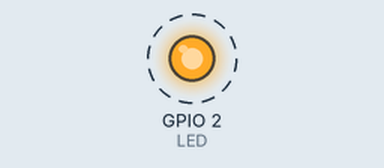
This sketch was run on a simulated ESP32. On the bench: output pins drawn as LEDs (lit = HIGH). Dashed ring = blinking.

Above: at 0.5 s.
Timing chart, 0 to 3.0 s (numbered marks = the images above):
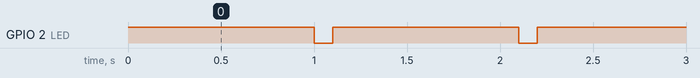

Measured:
- by itself, GPIO 2 (LED): alternates HIGH for 1.0 s and LOW for 0.10 s

The sketch:

ESP32_basic_blink.ino
```cpp
/*
 Name:		ESP32_basic_blink.ino
 Created:	8/10/2024 12:05:03 PM
 Author:	Steven
*/

/*
  Blink Built-in LED on Digital Pin 2
*/
const int LED = 2; // Onboard LED pin for ESP32

void setup() {
	// initialize digital pin LED_BUILTIN as an output.
	pinMode(LED, OUTPUT);
}

void loop() {
	digitalWrite(LED, HIGH);  // turn the LED on (HIGH is the voltage level)
	delay(1000);                      // wait for a second
	digitalWrite(LED, LOW);   // turn the LED off by making the voltage LOW
	delay(100);                      // wait for a second
}
```
